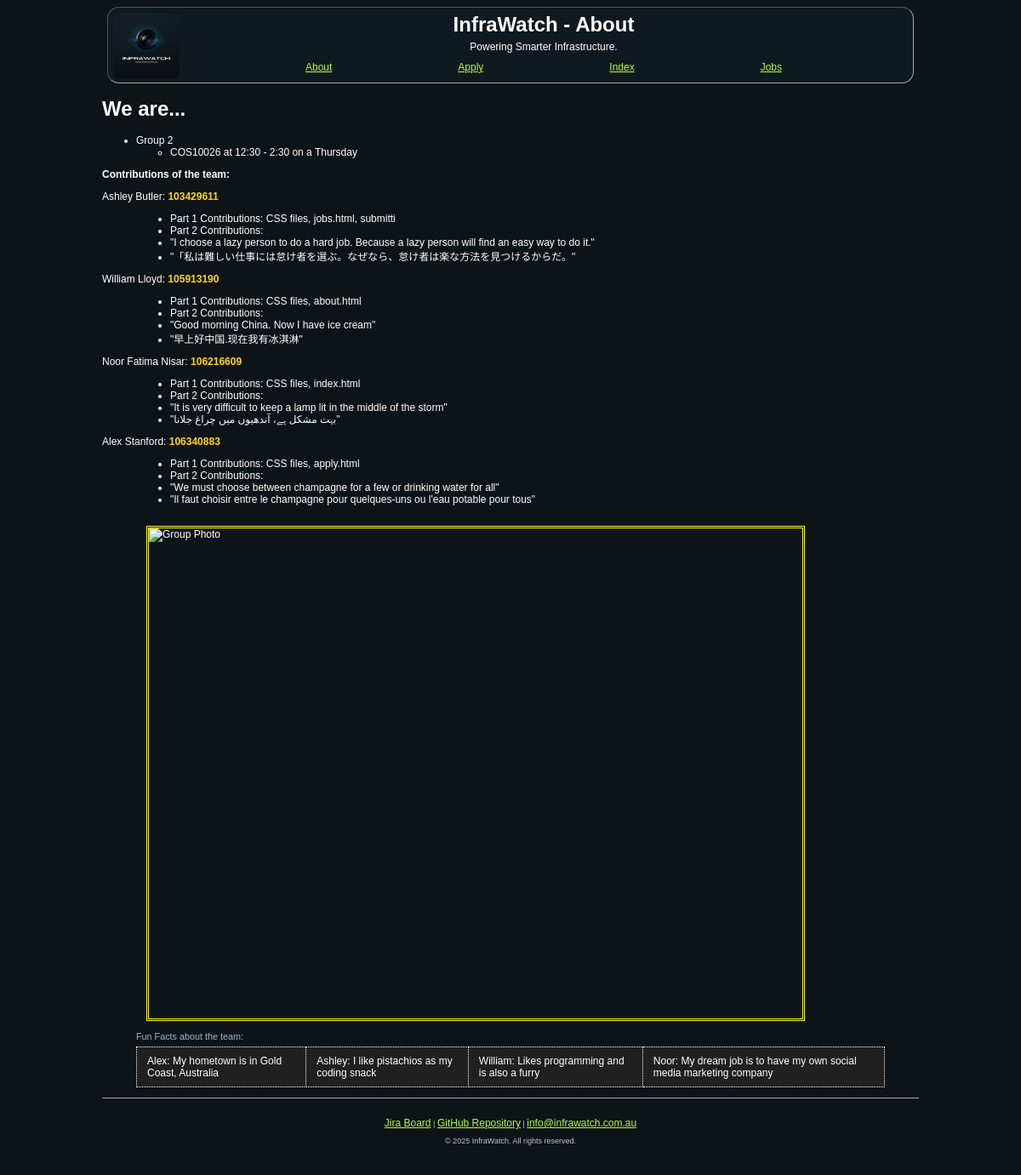
Page /about.php on the committed database.
### tables this page shows
CREATE TABLE `contributions` (
  `firstname` varchar(20) NOT NULL,
  `lastname` varchar(20) NOT NULL,
  `studentid` int NOT NULL,
  `part_1_contributions` varchar(30) NOT NULL,
  `part_2_contributions` varchar(30) DEFAULT NULL,
  `quote` varchar(200) NOT NULL,
  `quote_in_different_lang` varchar(200) NOT NULL
);

### about.php (the view, shortened to what this page needs)
<!DOCTYPE html>
<html lang="en">
<head>
    <link rel="stylesheet" href="styles/styles.css">
</head>
<body>
<?php $page_title = "About";
    include 'header.inc'; ?>
    <h1>We are...</h1>
    <ul>
        <li>Group 2</li>
        <ul>
            <li>COS10026 at 12:30 - 2:30 on a Thursday</li>
        </ul>
    </ul>
    <h2>Contributions of the team:</h2>
    <dl>
    <?php
        $conn = mysqli_connect($host, $username, $password, $database);
        if(!$conn) {
            echo "<p> Database connection failed". mysqli_connect_error(). "</p>";
        }
        else {
            $sql = "SELECT firstname, lastname, studentid, part_1_contributions, part_2_contributions, quote, quote_in_different_lang FROM contributions";
            $result = mysqli_query($conn, $sql);
            if($result && mysqli_num_rows($result) > 0){
                while($row = mysqli_fetch_assoc($result)){
                    $firstname = htmlspecialchars($row['firstname']);
                    $lastname = htmlspecialchars($row['lastname']);
                    $studentid = htmlspecialchars($row['studentid']);
                    $part_1_contributions = htmlspecialchars($row['part_1_contributions']);
                    $part_2_contributions = htmlspecialchars($row['part_2_contributions']);
                    $quote = htmlspecialchars($row['quote']);
                    $quote_in_different_lang = htmlspecialchars($row['quote_in_different_lang']);
                    echo "
                        <dt>$firstname $lastname: <span class=\"studentid\">$studentid</span></dt>
                        <dd>
                        <ul>
                            <li>Part 1 Contributions: $part_1_contributions</li>
                            <li>Part 2 Contributions: $part_2_contributions</li>
                            <li>\"$quote\"</li>
                            <li>\"$quote_in_different_lang\"</li>
                        </ul>
                    <dd>
                    ";
                };
            };
        }
    ?>
    </dl>
    <figure>
        <img src = "images/groupphoto.png" alt="Group Photo" width="400" height="300" id="groupphoto">
        <figcaption>
            <table>
                <caption>Fun Facts about the team:</caption>
                <tr>
                    <td>
                        Alex: My hometown is in Gold Coast, Australia
                    </td>
                    <td>
                        Ashley: I like pistachios as my coding snack
                    </td>
                    <td>
                        William: Likes programming and is also a furry
                    </td>
                    <td>
                        Noor: My dream job is to have my own social media marketing company
                    </td>
                </tr>
            </table>
        </figcaption>
    </figure>
        <?php include 'footer.inc'; ?>
</body>

### styles/styles.css (style rules this page uses)
* { font-family: Arial, Helvetica, sans-serif; font-size: 1vw; }
h1 { font-size: 2vw }
body { background-color: #0e1318; color: white; width: 80%; margin-left: 10%; margin-right: 10%; }
table { width: 100%; border-collapse: collapse; margin-top: 1em; }
caption { font-size: 0.9vw; color: #9ab8d0; margin-bottom: 0.5em; text-align: left; }
td { padding: 0.75em 1em; border: 1px solid darkgrey; vertical-align: top; }
img { max-width: 100%; height: auto; }

### about.php (style rules this page uses)
.studentid { color: gold; font-weight: bold; font-family: arial, sans-serif; }
table, td, tr { border: 1px dotted #ffffff; background-color: #202020; }
#groupphoto { border: 3px double #ffff00; float: left; max-height: 64vw; max-width: auto; width: 64vw; height: auto; margin: 1em; }

### rows in the picture
contributions: firstname "Ashley", lastname "Butler", studentid "103429611", part_1_contributions "CSS files, jobs.html, submitti", quote "I choose a lazy person to do a hard job. Because a lazy person will find an easy way to do it.", quote_in_different_lang "「私は難しい仕事には怠け者を選ぶ。なぜなら、怠け者は楽な方法を見つけるからだ。"
contributions: firstname "William", lastname "Lloyd", studentid "105913190", part_1_contributions "CSS files, about.html", quote "Good morning China. Now I have ice cream", quote_in_different_lang "早上好中国.现在我有冰淇淋"
contributions: firstname "Noor", lastname "Fatima Nisar", studentid "106216609", part_1_contributions "CSS files, index.html", quote "It is very difficult to keep a lamp lit in the middle of the storm", quote_in_different_lang "بہت مشکل ہے، آندھیوں میں چراغ جلانا"
contributions: firstname "Alex", lastname "Stanford", studentid "106340883", part_1_contributions "CSS files, apply.html", quote "We must choose between champagne for a few or drinking water for all", quote_in_different_lang "Il faut choisir entre le champagne pour quelques-uns ou l'eau potable pour tous"

### other values in the picture
$page_title "About"
